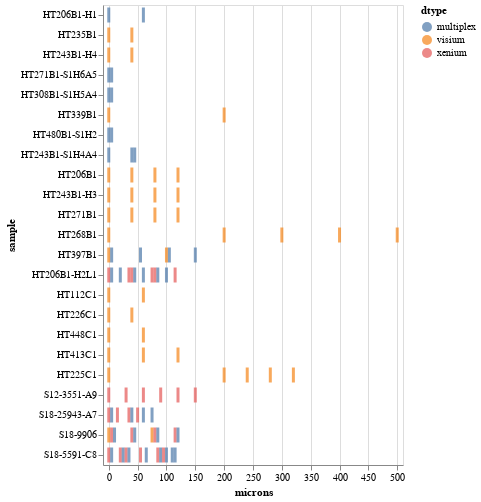

Write notebook code for a chart like this one.
### Code cell
c1 = alt.Chart(df).mark_tick(
    thickness=3,
).encode(
    x=alt.X('microns:Q', scale=alt.Scale(domain=[-10, 510])),
    y=alt.Y('sample:O', sort=count_df.index.to_list()),
    color='dtype'
)
c1

### Figure 1 — Vega-Lite specification as saved in the notebook (floating-point values rounded to 4 significant figures)
{"config": {"view": {"continuousWidth": 300, "continuousHeight": 300}}, "data": {"name": "data-307145510fdbbc311caa80d360f81273"}, "mark": {"type": "tick", "thickness": 3}, "encoding": {"color": {"field": "dtype", "type": "nominal"}, "x": {"field": "microns", "scale": {"domain": [-10, 510]}, "type": "quantitative"}, "y": {"field": "sample", "sort": ["HT206B1-H1", "HT235B1", "HT243B1-H4", "HT271B1-S1H6A5", "HT308B1-S1H5A4", "HT339B1", "HT480B1-S1H2", "HT243B1-S1H4A4", "HT206B1", "HT243B1-H3", "HT271B1", "HT268B1", "HT397B1", "HT206B1-H2L1", "HT112C1", "HT226C1", "HT448C1", "HT413C1", "HT225C1", "S12-3551-A9", "S18-25943-A7", "S18-9906", "S18-5591-C8"], "type": "ordinal"}}, "$schema": "https://vega.github.io/schema/vega-lite/v5.15.1.json", "datasets": {"data-307145510fdbbc311caa80d360f81273": [{"sample": "HT112C1", "section": "HT112C1-U1", "dtype": "visium", "order": 0, "microns": 0.0, "cancer type": "colorectal", "confidence": null}, {"sample": "HT112C1", "section": "HT112C1-U2", "dtype": "visium", "order": 1, "microns": 60.0, "cancer type": "colorectal", "confidence": null}, {"sample": "HT206B1", "section": "HT206B1-U2", "dtype": "visium", "order": 0, "microns": 0.0, "cancer type": "breast", "confidence": null}, {"sample": "HT206B1", "section": "HT206B1-U3", "dtype": "visium", "order": 1, "microns": 40.0, "cancer type": "breast", "confidence": null}, {"sample": "HT206B1", "section": "HT206B1-U4", "dtype": "visium", "order": 2, "microns": 80.0, "cancer type": "breast", "confidence": null}, {"sample": "HT206B1", "section": "HT206B1-U5", "dtype": "visium", "order": 3, "microns": 120.0, "cancer type": "breast", "confidence": null}, {"sample": "HT206B1-H1", "section": "HT206B1-H1-U1", "dtype": "multiplex", "order": 0, "microns": 0.0, "cancer type": "breast", "confidence": "no"}, {"sample": "HT206B1-H1", "section": "HT206B1-H1-U2", "dtype": "multiplex", "order": 1, "microns": 60.0, "cancer type": "breast", "confidence": "no"}, {"sample": "HT206B1-H2L1", "section": "HT206B1-U1", "dtype": "xenium", "order": 0, "microns": 0.0, "cancer type": "breast", "confidence": null}, {"sample": "HT206B1-H2L1", "section": "HT206B1-U2", "dtype": "multiplex", "order": 1, "microns": 5.0, "cancer type": "breast", "confidence": null}, {"sample": "HT206B1-H2L1", "section": "HT206B1-U5", "dtype": "multiplex", "order": 2, "microns": 20.0, "cancer type": "breast", "confidence": null}, {"sample": "HT206B1-H2L1", "section": "HT206B1-U8", "dtype": "xenium", "order": 3, "microns": 35.0, "cancer type": "breast", "confidence": null}, {"sample": "HT206B1-H2L1", "section": "HT206B1-U9", "dtype": "xenium", "order": 4, "microns": 40.0, "cancer type": "breast", "confidence": null}, {"sample": "HT206B1-H2L1", "section": "HT206B1-U10", "dtype": "multiplex", "order": 5, "microns": 45.0, "cancer type": "breast", "confidence": null}, {"sample": "HT206B1-H2L1", "section": "HT206B1-U13", "dtype": "multiplex", "order": 6, "microns": 60.0, "cancer type": "breast", "confidence": null}, {"sample": "HT206B1-H2L1", "section": "HT206B1-U16", "dtype": "xenium", "order": 7, "microns": 75.0, "cancer type": "breast", "confidence": null}, {"sample": "HT206B1-H2L1", "section": "HT206B1-U17", "dtype": "xenium", "order": 8, "microns": 80.0, "cancer type": "breast", "confidence": null}, {"sample": "HT206B1-H2L1", "section": "HT206B1-U18", "dtype": "multiplex", "order": 9, "microns": 85.0, "cancer type": "breast", "confidence": null}, {"sample": "HT206B1-H2L1", "section": "HT206B1-U21", "dtype": "multiplex", "order": 10, "microns": 100.0, "cancer type": "breast", "confidence": null}, {"sample": "HT206B1-H2L1", "section": "HT206B1-U24", "dtype": "xenium", "order": 11, "microns": 115.0, "cancer type": "breast", "confidence": null}, {"sample": "HT225C1", "section": "HT225C1-U1", "dtype": "visium", "order": 0, "microns": 0.0, "cancer type": "colorectal", "confidence": null}, {"sample": "HT225C1", "section": "HT225C1-U2", "dtype": "visium", "order": 1, "microns": 200.0, "cancer type": "colorectal", "confidence": null}, {"sample": "HT225C1", "section": "HT225C1-U3", "dtype": "visium", "order": 2, "microns": 240.0, "cancer type": "colorectal", "confidence": null}, {"sample": "HT225C1", "section": "HT225C1-U4", "dtype": "visium", "order": 3, "microns": 280.0, "cancer type": "colorectal", "confidence": null}, {"sample": "HT225C1", "section": "HT225C1-U5", "dtype": "visium", "order": 4, "microns": 320.0, "cancer type": "colorectal", "confidence": null}, {"sample": "HT226C1", "section": "HT226C1-U1", "dtype": "visium", "order": 0, "microns": 0.0, "cancer type": "colorectal", "confidence": "no"}, {"sample": "HT226C1", "section": "HT226C1-U2", "dtype": "visium", "order": 1, "microns": 40.0, "cancer type": "colorectal", "confidence": null}, {"sample": "HT235B1", "section": "HT235B1-U1", "dtype": "visium", "order": 0, "microns": 0.0, "cancer type": "breast", "confidence": null}, {"sample": "HT235B1", "section": "HT235B1-U2", "dtype": "visium", "order": 1, "microns": 40.0, "cancer type": "breast", "confidence": null}, {"sample": "HT243B1-H3", "section": "HT243B1-H3-U1", "dtype": "visium", "order": 0, "microns": 0.0, "cancer type": "breast", "confidence": null}, {"sample": "HT243B1-H3", "section": "HT243B1-H3-U2", "dtype": "visium", "order": 1, "microns": 40.0, "cancer type": "breast", "confidence": null}, {"sample": "HT243B1-H3", "section": "HT243B1-H3-U3", "dtype": "visium", "order": 2, "microns": 80.0, "cancer type": "breast", "confidence": null}, {"sample": "HT243B1-H3", "section": "HT243B1-H3-U4", "dtype": "visium", "order": 3, "microns": 120.0, "cancer type": "breast", "confidence": null}, {"sample": "HT243B1-H4", "section": "HT243B1-H4-U1", "dtype": "visium", "order": 0, "microns": 0.0, "cancer type": "breast", "confidence": null}, {"sample": "HT243B1-H4", "section": "HT243B1-H4-U2", "dtype": "visium", "order": 1, "microns": 40.0, "cancer type": "breast", "confidence": null}, {"sample": "HT243B1-S1H4A4", "section": "HT243B1-S1H4A4-U1", "dtype": "multiplex", "order": 0, "microns": 0.0, "cancer type": "breast", "confidence": "no"}, {"sample": "HT243B1-S1H4A4", "section": "HT243B1-S1H4A4-U2", "dtype": "multiplex", "order": 1, "microns": 40.0, "cancer type": "breast", "confidence": null}, {"sample": "HT243B1-S1H4A4", "section": "HT243B1-S1H4A4-U3", "dtype": "multiplex", "order": 2, "microns": 45.0, "cancer type": "breast", "confidence": null}, {"sample": "HT268B1", "section": "HT268B1-U1", "dtype": "visium", "order": 0, "microns": 0.0, "cancer type": "breast", "confidence": null}, {"sample": "HT268B1", "section": "HT268B1-U2", "dtype": "visium", "order": 1, "microns": 200.0, "cancer type": "breast", "confidence": null}, {"sample": "HT268B1", "section": "HT268B1-U12", "dtype": "visium", "order": 2, "microns": 300.0, "cancer type": "breast", "confidence": null}, {"sample": "HT268B1", "section": "HT268B1-U22", "dtype": "visium", "order": 3, "microns": 400.0, "cancer type": "breast", "confidence": null}, {"sample": "HT268B1", "section": "HT268B1-U32", "dtype": "visium", "order": 4, "microns": 500.0, "cancer type": "breast", "confidence": null}, {"sample": "HT271B1", "section": "HT271B1-U1", "dtype": "visium", "order": 0, "microns": 0.0, "cancer type": "breast", "confidence": null}, {"sample": "HT271B1", "section": "HT271B1-U2", "dtype": "visium", "order": 1, "microns": 40.0, "cancer type": "breast", "confidence": null}, {"sample": "HT271B1", "section": "HT271B1-U3", "dtype": "visium", "order": 2, "microns": 80.0, "cancer type": "breast", "confidence": null}, {"sample": "HT271B1", "section": "HT271B1-U4", "dtype": "visium", "order": 3, "microns": 120.0, "cancer type": "breast", "confidence": null}, {"sample": "HT271B1-S1H6A5", "section": "HT271B1-S1H6A5-U1", "dtype": "multiplex", "order": 0, "microns": 0.0, "cancer type": "breast", "confidence": null}, {"sample": "HT271B1-S1H6A5", "section": "HT271B1-S1H6A5-U2", "dtype": "multiplex", "order": 1, "microns": 5.0, "cancer type": "breast", "confidence": null}, {"sample": "HT308B1-S1H5A4", "section": "HT308B1-S1H5A4-U1", "dtype": "multiplex", "order": 0, "microns": 0.0, "cancer type": "breast", "confidence": null}, {"sample": "HT308B1-S1H5A4", "section": "HT308B1-S1H5A4-U2", "dtype": "multiplex", "order": 1, "microns": 5.0, "cancer type": "breast", "confidence": null}, {"sample": "HT339B1", "section": "HT339B1-U1", "dtype": "visium", "order": 0, "microns": 0.0, "cancer type": "breast", "confidence": null}, {"sample": "HT339B1", "section": "HT339B1-U2", "dtype": "visium", "order": 1, "microns": 200.0, "cancer type": "breast", "confidence": null}, {"sample": "HT397B1", "section": "HT397B1-U1", "dtype": "he", "order": 0, "microns": null, "cancer type": "breast", "confidence": null}, {"sample": "HT397B1", "section": "HT397B1-U1", "dtype": "visium", "order": 0, "microns": 0.0, "cancer type": "breast", "confidence": null}, {"sample": "HT397B1", "section": "HT397B1-U2", "dtype": "multiplex", "order": 1, "microns": 5.0, "cancer type": "breast", "confidence": null}, {"sample": "HT397B1", "section": "HT397B1-U12", "dtype": "multiplex", "order": 2, "microns": 55.0, "cancer type": "breast", "confidence": null}, {"sample": "HT397B1", "section": "HT397B1-U21", "dtype": "he", "order": 3, "microns": null, "cancer type": "breast", "confidence": null}, {"sample": "HT397B1", "section": "HT397B1-U21", "dtype": "visium", "order": 3, "microns": 100.0, "cancer type": "breast", "confidence": null}, {"sample": "HT397B1", "section": "HT397B1-U22", "dtype": "multiplex", "order": 4, "microns": 105.0, "cancer type": "breast", "confidence": null}, {"sample": "HT397B1", "section": "HT397B1-U31", "dtype": "multiplex", "order": 5, "microns": 150.0, "cancer type": "breast", "confidence": null}, {"sample": "HT413C1", "section": "HT413C1-U1", "dtype": "visium", "order": 0, "microns": 0.0, "cancer type": "colorectal", "confidence": null}, {"sample": "HT413C1", "section": "HT413C1-U2", "dtype": "visium", "order": 1, "microns": 60.0, "cancer type": "colorectal", "confidence": null}, {"sample": "HT413C1", "section": "HT413C1-U14", "dtype": "visium", "order": 2, "microns": 120.0, "cancer type": "colorectal", "confidence": null}, {"sample": "HT448C1", "section": "HT448C1-U1", "dtype": "visium", "order": 0, "microns": 0.0, "cancer type": "colorectal", "confidence": null}, {"sample": "HT448C1", "section": "HT448C1-U13", "dtype": "visium", "order": 1, "microns": 60.0, "cancer type": "colorectal", "confidence": null}, {"sample": "HT480B1-S1H2", "section": "HT480B1-S1H2-U1", "dtype": "multiplex", "order": 0, "microns": 0.0, "cancer type": "breast", "confidence": null}, {"sample": "HT480B1-S1H2", "section": "HT480B1-S1H2-U2", "dtype": "multiplex", "order": 1, "microns": 5.0, "cancer type": "breast", "confidence": null}, {"sample": "S18-9906", "section": "S18-9906-U1", "dtype": "visium", "order": 0, "microns": 0.0, "cancer type": "prostate", "confidence": null}, {"sample": "S18-9906", "section": "S18-9906-U2", "dtype": "xenium", "order": 1, "microns": 5.0, "cancer type": "prostate", "confidence": null}, {"sample": "S18-9906", "section": "S18-9906-U3", "dtype": "multiplex", "order": 2, "microns": 10.0, "cancer type": "prostate", "confidence": null}, {"sample": "S18-9906", "section": "S18-9906-U9", "dtype": "xenium", "order": 3, "microns": 40.0, "cancer type": "prostate", "confidence": null}, {"sample": "S18-9906", "section": "S18-9906-U10", "dtype": "multiplex", "order": 4, "microns": 45.0, "cancer type": "prostate", "confidence": null}, {"sample": "S18-9906", "section": "S18-9906-U16", "dtype": "visium", "order": 5, "microns": 75.0, "cancer type": "prostate", "confidence": null}, {"sample": "S18-9906", "section": "S18-9906-U17", "dtype": "xenium", "order": 6, "microns": 80.0, "cancer type": "prostate", "confidence": null}, {"sample": "S18-9906", "section": "S18-9906-U18", "dtype": "multiplex", "order": 7, "microns": 85.0, "cancer type": "prostate", "confidence": null}, {"sample": "S18-9906", "section": "S18-9906-U24", "dtype": "xenium", "order": 8, "microns": 115.0, "cancer type": "prostate", "confidence": null}, {"sample": "S18-9906", "section": "S18-9906-U25", "dtype": "multiplex", "order": 9, "microns": 120.0, "cancer type": "prostate", "confidence": null}, {"sample": "S12-3551-A9", "section": "S12-3551-A9-U1", "dtype": "xenium", "order": 0, "microns": 0.0, "cancer type": "pancreas", "confidence": null}, {"sample": "S12-3551-A9", "section": "S12-3551-A9-U7", "dtype": "xenium", "order": 1, "microns": 30.0, "cancer type": "pancreas", "confidence": null}, {"sample": "S12-3551-A9", "section": "S12-3551-A9-U13", "dtype": "xenium", "order": 2, "microns": 60.0, "cancer type": "pancreas", "confidence": null}, {"sample": "S12-3551-A9", "section": "S12-3551-A9-U19", "dtype": "xenium", "order": 3, "microns": 90.0, "cancer type": "pancreas", "confidence": null}, {"sample": "S12-3551-A9", "section": "S12-3551-A9-U25", "dtype": "xenium", "order": 4, "microns": 120.0, "cancer type": "pancreas", "confidence": null}, {"sample": "S12-3551-A9", "section": "S12-3551-A9-U31", "dtype": "xenium", "order": 5, "microns": 150.0, "cancer type": "pancreas", "confidence": null}, {"sample": "S18-5591-C8", "section": "S18-5591-C8-U1", "dtype": "xenium", "order": 0, "microns": 0.0, "cancer type": "prostate", "confidence": null}, {"sample": "S18-5591-C8", "section": "S18-5591-C8-U2", "dtype": "multiplex", "order": 1, "microns": 5.0, "cancer type": "prostate", "confidence": null}, {"sample": "S18-5591-C8", "section": "S18-5591-C8-U5", "dtype": "xenium", "order": 2, "microns": 20.0, "cancer type": "prostate", "confidence": null}, {"sample": "S18-5591-C8", "section": "S18-5591-C8-U6", "dtype": "multiplex", "order": 3, "microns": 25.0, "cancer type": "prostate", "confidence": null}, {"sample": "S18-5591-C8", "section": "S18-5591-C8-U7", "dtype": "xenium", "order": 4, "microns": 30.0, "cancer type": "prostate", "confidence": null}, {"sample": "S18-5591-C8", "section": "S18-5591-C8-U8", "dtype": "multiplex", "order": 5, "microns": 35.0, "cancer type": "prostate", "confidence": null}, {"sample": "S18-5591-C8", "section": "S18-5591-C8-U12", "dtype": "xenium", "order": 6, "microns": 55.0, "cancer type": "prostate", "confidence": null}, {"sample": "S18-5591-C8", "section": "S18-5591-C8-U14", "dtype": "multiplex", "order": 7, "microns": 65.0, "cancer type": "prostate", "confidence": null}, {"sample": "S18-5591-C8", "section": "S18-5591-C8-U18", "dtype": "xenium", "order": 8, "microns": 85.0, "cancer type": "prostate", "confidence": null}, {"sample": "S18-5591-C8", "section": "S18-5591-C8-U19", "dtype": "multiplex", "order": 9, "microns": 90.0, "cancer type": "prostate", "confidence": null}, {"sample": "S18-5591-C8", "section": "S18-5591-C8-U20", "dtype": "xenium", "order": 10, "microns": 95.0, "cancer type": "prostate", "confidence": null}, {"sample": "S18-5591-C8", "section": "S18-5591-C8-U21", "dtype": "multiplex", "order": 11, "microns": 100.0, "cancer type": "prostate", "confidence": null}, {"sample": "S18-5591-C8", "section": "S18-5591-C8-U23", "dtype": "multiplex", "order": 12, "microns": 110.0, "cancer type": "prostate", "confidence": null}, {"sample": "S18-5591-C8", "section": "S18-5591-C8-U24", "dtype": "multiplex", "order": 13, "microns": 115.0, "cancer type": "prostate", "confidence": null}, {"sample": "S18-25943-A7", "section": "S18-25943-A7-U1", "dtype": "xenium", "order": 0, "microns": 0.0, "cancer type": "pancreas", "confidence": null}, {"sample": "S18-25943-A7", "section": "S18-25943-A7-U2", "dtype": "multiplex", "order": 1, "microns": 5.0, "cancer type": "pancreas", "confidence": null}, {"sample": "S18-25943-A7", "section": "S18-25943-A7-U4", "dtype": "xenium", "order": 2, "microns": 15.0, "cancer type": "pancreas", "confidence": null}, {"sample": "S18-25943-A7", "section": "S18-25943-A7-U8", "dtype": "xenium", "order": 3, "microns": 35.0, "cancer type": "pancreas", "confidence": null}, {"sample": "S18-25943-A7", "section": "S18-25943-A7-U9", "dtype": "multiplex", "order": 4, "microns": 40.0, "cancer type": "pancreas", "confidence": null}, {"sample": "S18-25943-A7", "section": "S18-25943-A7-U11", "dtype": "xenium", "order": 5, "microns": 50.0, "cancer type": "pancreas", "confidence": null}, {"sample": "S18-25943-A7", "section": "S18-25943-A7-U13", "dtype": "multiplex", "order": 6, "microns": 60.0, "cancer type": "pancreas", "confidence": null}, {"sample": "S18-25943-A7", "section": "S18-25943-A7-U16", "dtype": "multiplex", "order": 7, "microns": 75.0, "cancer type": "pancreas", "confidence": null}]}}
